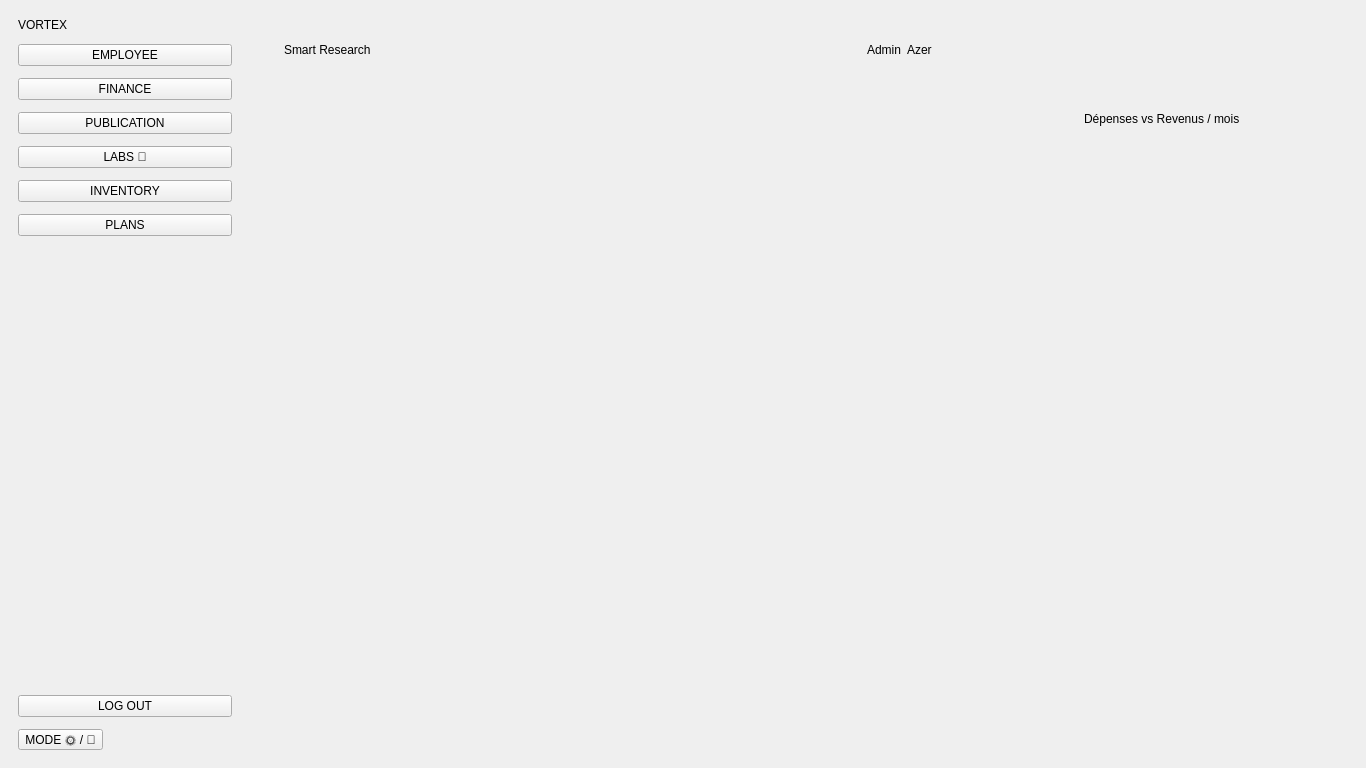
<?xml version="1.0" encoding="UTF-8"?>
<ui version="4.0">
 <class>SmartResearchPublicationManagement</class>
 <widget class="QMainWindow" name="SmartResearchPublicationManagement">
  <property name="geometry">
   <rect>
    <x>0</x>
    <y>0</y>
    <width>1366</width>
    <height>768</height>
   </rect>
  </property>
  <property name="windowTitle">
   <string>Smart Research Lab</string>
  </property>
  <widget class="QWidget" name="AppRoot">
   <layout class="QHBoxLayout" name="rootLayout">
    <property name="spacing">
     <number>0</number>
    </property>
    <property name="leftMargin">
     <number>0</number>
    </property>
    <property name="topMargin">
     <number>0</number>
    </property>
    <property name="rightMargin">
     <number>0</number>
    </property>
    <property name="bottomMargin">
     <number>0</number>
    </property>
    <item>
     <widget class="QFrame" name="Sidebar">
      <property name="minimumSize">
       <size>
        <width>250</width>
        <height>0</height>
       </size>
      </property>
      <property name="maximumSize">
       <size>
        <width>260</width>
        <height>16777215</height>
       </size>
      </property>
      <property name="frameShape">
       <enum>QFrame::Shape::NoFrame</enum>
      </property>
      <layout class="QVBoxLayout" name="sidebarLayout">
       <property name="spacing">
        <number>12</number>
       </property>
       <property name="leftMargin">
        <number>18</number>
       </property>
       <property name="topMargin">
        <number>18</number>
       </property>
       <property name="rightMargin">
        <number>18</number>
       </property>
       <property name="bottomMargin">
        <number>18</number>
       </property>
       <item>
        <widget class="QLabel" name="AppLogo">
         <property name="text">
          <string>VORTEX</string>
         </property>
        </widget>
       </item>
       <item>
        <widget class="QPushButton" name="BtnEmployee">
         <property name="text">
          <string>EMPLOYEE</string>
         </property>
        </widget>
       </item>
       <item>
        <widget class="QPushButton" name="BtnFinance">
         <property name="text">
          <string>FINANCE</string>
         </property>
        </widget>
       </item>
       <item>
        <widget class="QPushButton" name="BtnPublication">
         <property name="text">
          <string>PUBLICATION</string>
         </property>
        </widget>
       </item>
       <item>
        <widget class="QPushButton" name="BtnLabs">
         <property name="text">
          <string>LABS 🧪</string>
         </property>
        </widget>
       </item>
       <item>
        <widget class="QPushButton" name="BtnInventory">
         <property name="text">
          <string>INVENTORY</string>
         </property>
        </widget>
       </item>
       <item>
        <widget class="QPushButton" name="BtnPlans">
         <property name="text">
          <string>PLANS</string>
         </property>
        </widget>
       </item>
       <item>
        <spacer name="sideSpacer">
         <property name="orientation">
          <enum>Qt::Orientation::Vertical</enum>
         </property>
         <property name="sizeHint" stdset="0">
          <size>
           <width>20</width>
           <height>40</height>
          </size>
         </property>
        </spacer>
       </item>
       <item>
        <widget class="QPushButton" name="BtnLogout">
         <property name="text">
          <string>LOG OUT</string>
         </property>
        </widget>
       </item>
       <item>
        <widget class="QToolButton" name="BtnTheme">
         <property name="toolTip">
          <string>Changer le thème (Jour/Nuit)</string>
         </property>
         <property name="text">
          <string>MODE 🌞 / 🌚</string>
         </property>
        </widget>
       </item>
      </layout>
     </widget>
    </item>
    <item>
     <widget class="QFrame" name="MainArea">
      <property name="frameShape">
       <enum>QFrame::Shape::NoFrame</enum>
      </property>
      <layout class="QVBoxLayout" name="mainAreaLayout">
       <property name="spacing">
        <number>14</number>
       </property>
       <property name="leftMargin">
        <number>18</number>
       </property>
       <property name="topMargin">
        <number>18</number>
       </property>
       <property name="rightMargin">
        <number>18</number>
       </property>
       <property name="bottomMargin">
        <number>18</number>
       </property>
       <item>
        <widget class="QFrame" name="Topbar">
         <property name="minimumSize">
          <size>
           <width>0</width>
           <height>64</height>
          </size>
         </property>
         <property name="maximumSize">
          <size>
           <width>16777215</width>
           <height>64</height>
          </size>
         </property>
         <property name="frameShape">
          <enum>QFrame::Shape::NoFrame</enum>
         </property>
         <layout class="QHBoxLayout" name="topbarLayout">
          <property name="leftMargin">
           <number>16</number>
          </property>
          <property name="topMargin">
           <number>10</number>
          </property>
          <property name="rightMargin">
           <number>16</number>
          </property>
          <property name="bottomMargin">
           <number>10</number>
          </property>
          <item>
           <widget class="QLabel" name="PageTitle">
            <property name="text">
             <string>Smart Research</string>
            </property>
           </widget>
          </item>
          <item>
           <spacer name="topSpacer">
            <property name="orientation">
             <enum>Qt::Orientation::Horizontal</enum>
            </property>
            <property name="sizeHint" stdset="0">
             <size>
              <width>40</width>
              <height>20</height>
             </size>
            </property>
           </spacer>
          </item>
          <item>
           <widget class="QFrame" name="UserChip">
            <property name="frameShape">
             <enum>QFrame::Shape::NoFrame</enum>
            </property>
            <layout class="QHBoxLayout" name="userChipLayout">
             <property name="leftMargin">
              <number>12</number>
             </property>
             <property name="topMargin">
              <number>8</number>
             </property>
             <property name="rightMargin">
              <number>12</number>
             </property>
             <property name="bottomMargin">
              <number>8</number>
             </property>
             <item>
              <widget class="QLabel" name="UserRole">
               <property name="text">
                <string>Admin</string>
               </property>
              </widget>
             </item>
             <item>
              <widget class="QLabel" name="UserName">
               <property name="text">
                <string>Azer</string>
               </property>
              </widget>
             </item>
             <item>
              <spacer name="userSpacer">
               <property name="orientation">
                <enum>Qt::Orientation::Horizontal</enum>
               </property>
               <property name="sizeHint" stdset="0">
                <size>
                 <width>40</width>
                 <height>20</height>
                </size>
               </property>
              </spacer>
             </item>
            </layout>
           </widget>
          </item>
         </layout>
        </widget>
       </item>
       <item>
        <layout class="QHBoxLayout" name="bodyLayout">
         <property name="spacing">
          <number>14</number>
         </property>
         <item>
          <widget class="QStackedWidget" name="Pages">
           <widget class="QWidget" name="PageFinance">
            <layout class="QVBoxLayout" name="financeLayout">
             <property name="spacing">
              <number>14</number>
             </property>
             <property name="leftMargin">
              <number>0</number>
             </property>
             <property name="topMargin">
              <number>0</number>
             </property>
             <property name="rightMargin">
              <number>0</number>
             </property>
             <property name="bottomMargin">
              <number>0</number>
             </property>
            </layout>
           </widget>
           <widget class="QWidget" name="PageEmployee">
            <layout class="QVBoxLayout" name="empLayout"/>
           </widget>
           <widget class="QWidget" name="PagePublication">
            <layout class="QVBoxLayout" name="pubLayout"/>
           </widget>
           <widget class="QWidget" name="PageLabs">
            <layout class="QVBoxLayout" name="pageLabsLayout">
             <property name="leftMargin">
              <number>0</number>
             </property>
             <property name="topMargin">
              <number>0</number>
             </property>
             <property name="rightMargin">
              <number>0</number>
             </property>
             <property name="bottomMargin">
              <number>0</number>
             </property>
            </layout>
           </widget>
           <widget class="QWidget" name="PageInventory">
            <layout class="QVBoxLayout" name="invRootLayout">
             <property name="spacing">
              <number>14</number>
             </property>
             <property name="leftMargin">
              <number>0</number>
             </property>
             <property name="topMargin">
              <number>0</number>
             </property>
             <property name="rightMargin">
              <number>0</number>
             </property>
             <property name="bottomMargin">
              <number>0</number>
             </property>
             <item>
              <widget class="QStackedWidget" name="InventoryStack">
               <property name="currentIndex">
                <number>0</number>
               </property>
               <widget class="QWidget" name="InventoryContent">
                <layout class="QVBoxLayout" name="inventoryLayout">
                 <property name="spacing">
                  <number>14</number>
                 </property>
                 <property name="leftMargin">
                  <number>0</number>
                 </property>
                 <property name="topMargin">
                  <number>0</number>
                 </property>
                 <property name="rightMargin">
                  <number>0</number>
                 </property>
                 <property name="bottomMargin">
                  <number>0</number>
                 </property>
                 <item>
                  <widget class="QFrame" name="InventoryCardFilter">
                   <property name="frameShape">
                    <enum>QFrame::Shape::NoFrame</enum>
                   </property>
                   <layout class="QGridLayout" name="inventoryFilterGrid">
                    <property name="leftMargin">
                     <number>16</number>
                    </property>
                    <property name="topMargin">
                     <number>16</number>
                    </property>
                    <property name="rightMargin">
                     <number>16</number>
                    </property>
                    <property name="bottomMargin">
                     <number>16</number>
                    </property>
                    <property name="horizontalSpacing">
                     <number>12</number>
                    </property>
                    <property name="verticalSpacing">
                     <number>10</number>
                    </property>
                    <item row="0" column="0">
                     <widget class="QLabel" name="LblInventorySearch">
                      <property name="text">
                       <string>Recherche</string>
                      </property>
                     </widget>
                    </item>
                    <item row="0" column="1">
                     <widget class="QLabel" name="LblInventoryType">
                      <property name="text">
                       <string>Type</string>
                      </property>
                     </widget>
                    </item>
                    <item row="0" column="2">
                     <widget class="QLabel" name="LblInventoryStatus">
                      <property name="text">
                       <string>Statut</string>
                      </property>
                     </widget>
                    </item>
                    <item row="0" column="3">
                     <widget class="QLabel" name="LblInventoryZone">
                      <property name="text">
                       <string>Zone</string>
                      </property>
                     </widget>
                    </item>
                    <item row="1" column="0">
                     <widget class="QLineEdit" name="InventorySearch">
                      <property name="placeholderText">
                       <string>ID, nom, SKU…</string>
                      </property>
                     </widget>
                    </item>
                    <item row="1" column="1">
                     <widget class="QComboBox" name="InventoryType"/>
                    </item>
                    <item row="1" column="2">
                     <widget class="QComboBox" name="InventoryStatus"/>
                    </item>
                    <item row="1" column="3">
                     <widget class="QComboBox" name="InventoryZone"/>
                    </item>
                    <item row="1" column="4">
                     <widget class="QPushButton" name="BtnInventoryApply">
                      <property name="text">
                       <string>Appliquer</string>
                      </property>
                      <property name="property" stdset="0">
                       <string>primary</string>
                      </property>
                     </widget>
                    </item>
                   </layout>
                  </widget>
                 </item>
                 <item>
                  <widget class="QFrame" name="InventoryCardTable">
                   <property name="frameShape">
                    <enum>QFrame::Shape::NoFrame</enum>
                   </property>
                   <layout class="QVBoxLayout" name="inventoryTableLayout">
                    <property name="spacing">
                     <number>10</number>
                    </property>
                    <property name="leftMargin">
                     <number>16</number>
                    </property>
                    <property name="topMargin">
                     <number>16</number>
                    </property>
                    <property name="rightMargin">
                     <number>16</number>
                    </property>
                    <property name="bottomMargin">
                     <number>16</number>
                    </property>
                    <item>
                     <widget class="QLabel" name="InventoryTitle">
                      <property name="text">
                       <string>Inventaire</string>
                      </property>
                     </widget>
                    </item>
                    <item>
                     <widget class="QTableWidget" name="TableInventory">
                      <property name="editTriggers">
                       <set>QAbstractItemView::EditTrigger::NoEditTriggers</set>
                      </property>
                      <property name="alternatingRowColors">
                       <bool>true</bool>
                      </property>
                      <property name="selectionBehavior">
                       <enum>QAbstractItemView::SelectionBehavior::SelectRows</enum>
                      </property>
                      <property name="showGrid">
                       <bool>false</bool>
                      </property>
                      <property name="sortingEnabled">
                       <bool>true</bool>
                      </property>
                      <property name="cornerButtonEnabled">
                       <bool>false</bool>
                      </property>
                      <column>
                       <property name="text">
                        <string>ID</string>
                       </property>
                      </column>
                      <column>
                       <property name="text">
                        <string>Nom</string>
                       </property>
                      </column>
                      <column>
                       <property name="text">
                        <string>SKU</string>
                       </property>
                      </column>
                      <column>
                       <property name="text">
                        <string>Type</string>
                       </property>
                      </column>
                      <column>
                       <property name="text">
                        <string>Qt Av.</string>
                       </property>
                      </column>
                      <column>
                       <property name="text">
                        <string>Qt Rs.</string>
                       </property>
                      </column>
                      <column>
                       <property name="text">
                        <string>Seuil</string>
                       </property>
                      </column>
                      <column>
                       <property name="text">
                        <string>Unité</string>
                       </property>
                      </column>
                      <column>
                       <property name="text">
                        <string>Prix</string>
                       </property>
                      </column>
                      <column>
                       <property name="text">
                        <string>Zone</string>
                       </property>
                      </column>
                      <column>
                       <property name="text">
                        <string>Étagère</string>
                       </property>
                      </column>
                      <column>
                       <property name="text">
                        <string>Statut</string>
                       </property>
                      </column>
                     </widget>
                    </item>
                    <item>
                     <layout class="QHBoxLayout" name="inventoryActions">
                      <property name="spacing">
                       <number>10</number>
                      </property>
                      <item>
                       <widget class="QPushButton" name="BtnInventoryAdd">
                        <property name="text">
                         <string>Ajouter➕</string>
                        </property>
                        <property name="property" stdset="0">
                         <string>primary</string>
                        </property>
                       </widget>
                      </item>
                      <item>
                       <widget class="QPushButton" name="BtnInventoryEdit">
                        <property name="text">
                         <string>Modifier  🖎</string>
                        </property>
                        <property name="property" stdset="0">
                         <string>ghost</string>
                        </property>
                       </widget>
                      </item>
                      <item>
                       <widget class="QPushButton" name="BtnInventoryDelete">
                        <property name="text">
                         <string>Supprimer❌</string>
                        </property>
                        <property name="property" stdset="0">
                         <string>danger</string>
                        </property>
                       </widget>
                      </item>
                      <item>
                       <spacer name="inventorySpacer">
                        <property name="orientation">
                         <enum>Qt::Orientation::Horizontal</enum>
                        </property>
                        <property name="sizeHint" stdset="0">
                         <size>
                          <width>40</width>
                          <height>20</height>
                         </size>
                        </property>
                       </spacer>
                      </item>
                      <item>
                       <widget class="QPushButton" name="BtnInventoryExport">
                        <property name="text">
                         <string>Exporter PDF ⬇️</string>
                        </property>
                        <property name="property" stdset="0">
                         <string>chip</string>
                        </property>
                       </widget>
                      </item>
                     </layout>
                    </item>
                   </layout>
                  </widget>
                 </item>
                </layout>
               </widget>
               <widget class="QWidget" name="InventoryPopup">
                <layout class="QVBoxLayout" name="inventoryPopupLayout">
                 <property name="leftMargin">
                  <number>0</number>
                 </property>
                 <property name="topMargin">
                  <number>0</number>
                 </property>
                 <property name="rightMargin">
                  <number>0</number>
                 </property>
                 <property name="bottomMargin">
                  <number>0</number>
                 </property>
                 <item>
                  <widget class="QFrame" name="InventoryOverlay">
                   <property name="frameShape">
                    <enum>QFrame::Shape::NoFrame</enum>
                   </property>
                   <layout class="QVBoxLayout" name="inventoryOverlayLayout">
                    <property name="leftMargin">
                     <number>0</number>
                    </property>
                    <property name="topMargin">
                     <number>0</number>
                    </property>
                    <property name="rightMargin">
                     <number>0</number>
                    </property>
                    <property name="bottomMargin">
                     <number>0</number>
                    </property>
                    <item>
                     <spacer name="inventoryOverlayTop">
                      <property name="orientation">
                       <enum>Qt::Orientation::Vertical</enum>
                      </property>
                      <property name="sizeHint" stdset="0">
                       <size>
                        <width>20</width>
                        <height>40</height>
                       </size>
                      </property>
                     </spacer>
                    </item>
                    <item>
                     <layout class="QHBoxLayout" name="inventoryCenterRow">
                      <item>
                       <spacer name="inventoryOverlayLeft">
                        <property name="orientation">
                         <enum>Qt::Orientation::Horizontal</enum>
                        </property>
                        <property name="sizeHint" stdset="0">
                         <size>
                          <width>40</width>
                          <height>20</height>
                         </size>
                        </property>
                       </spacer>
                      </item>
                      <item>
                       <widget class="QFrame" name="PopupInventoryCard">
                        <property name="minimumSize">
                         <size>
                          <width>760</width>
                          <height>0</height>
                         </size>
                        </property>
                        <property name="frameShape">
                         <enum>QFrame::Shape::NoFrame</enum>
                        </property>
                        <layout class="QVBoxLayout" name="popupInventoryLayout">
                         <property name="spacing">
                          <number>12</number>
                         </property>
                         <property name="leftMargin">
                          <number>18</number>
                         </property>
                         <property name="topMargin">
                          <number>18</number>
                         </property>
                         <property name="rightMargin">
                          <number>18</number>
                         </property>
                         <property name="bottomMargin">
                          <number>18</number>
                         </property>
                         <item>
                          <layout class="QHBoxLayout" name="popupInventoryHeader">
                           <item>
                            <widget class="QLabel" name="PopupTitleInventory">
                             <property name="text">
                              <string>Ajouter un produit</string>
                             </property>
                            </widget>
                           </item>
                           <item>
                            <spacer name="popupInventoryHeaderSpacer">
                             <property name="orientation">
                              <enum>Qt::Orientation::Horizontal</enum>
                             </property>
                             <property name="sizeHint" stdset="0">
                              <size>
                               <width>40</width>
                               <height>20</height>
                              </size>
                             </property>
                            </spacer>
                           </item>
                           <item>
                            <widget class="QToolButton" name="BtnPopupCancelInventory">
                             <property name="toolTip">
                              <string>Fermer</string>
                             </property>
                             <property name="text">
                              <string>✕</string>
                             </property>
                            </widget>
                           </item>
                          </layout>
                         </item>
                         <item>
                          <widget class="QFrame" name="PopupInventoryForm">
                           <property name="frameShape">
                            <enum>QFrame::Shape::NoFrame</enum>
                           </property>
                           <layout class="QGridLayout" name="inventoryFormGrid">
                            <property name="horizontalSpacing">
                             <number>12</number>
                            </property>
                            <property name="verticalSpacing">
                             <number>10</number>
                            </property>
                            <item row="0" column="0">
                             <widget class="QLabel" name="LblIdProduct">
                              <property name="text">
                               <string>ID Produit</string>
                              </property>
                             </widget>
                            </item>
                            <item row="0" column="1">
                             <widget class="QLineEdit" name="IdProduct">
                              <property name="placeholderText">
                               <string>PROD-001</string>
                              </property>
                             </widget>
                            </item>
                            <item row="0" column="2">
                             <widget class="QLabel" name="LblName">
                              <property name="text">
                               <string>Nom</string>
                              </property>
                             </widget>
                            </item>
                            <item row="0" column="3">
                             <widget class="QLineEdit" name="Name">
                              <property name="placeholderText">
                               <string>Nom du produit</string>
                              </property>
                             </widget>
                            </item>
                            <item row="1" column="0">
                             <widget class="QLabel" name="LblSku">
                              <property name="text">
                               <string>SKU</string>
                              </property>
                             </widget>
                            </item>
                            <item row="1" column="1">
                             <widget class="QLineEdit" name="Sku">
                              <property name="placeholderText">
                               <string>SKU-001</string>
                              </property>
                             </widget>
                            </item>
                            <item row="1" column="2">
                             <widget class="QLabel" name="LblType">
                              <property name="text">
                               <string>Type</string>
                              </property>
                             </widget>
                            </item>
                            <item row="1" column="3">
                             <widget class="QComboBox" name="Type">
                              <property name="placeholderText">
                               <string>Sélectionner type</string>
                              </property>
                             </widget>
                            </item>
                            <item row="2" column="0">
                             <widget class="QLabel" name="LblQtAv">
                              <property name="text">
                               <string>Qt Disponible</string>
                              </property>
                             </widget>
                            </item>
                            <item row="2" column="1">
                             <widget class="QSpinBox" name="QtAv">
                              <property name="minimum">
                               <number>0</number>
                              </property>
                              <property name="maximum">
                               <number>10000</number>
                              </property>
                             </widget>
                            </item>
                            <item row="2" column="2">
                             <widget class="QLabel" name="LblQtRs">
                              <property name="text">
                               <string>Qt Réservée</string>
                              </property>
                             </widget>
                            </item>
                            <item row="2" column="3">
                             <widget class="QSpinBox" name="QtRs">
                              <property name="minimum">
                               <number>0</number>
                              </property>
                              <property name="maximum">
                               <number>10000</number>
                              </property>
                             </widget>
                            </item>
                            <item row="3" column="0">
                             <widget class="QLabel" name="LblThreshold">
                              <property name="text">
                               <string>Seuil min</string>
                              </property>
                             </widget>
                            </item>
                            <item row="3" column="1">
                             <widget class="QSpinBox" name="Threshold">
                              <property name="minimum">
                               <number>0</number>
                              </property>
                              <property name="maximum">
                               <number>10000</number>
                              </property>
                             </widget>
                            </item>
                            <item row="3" column="2">
                             <widget class="QLabel" name="LblUnit">
                              <property name="text">
                               <string>Unité</string>
                              </property>
                             </widget>
                            </item>
                            <item row="3" column="3">
                             <widget class="QComboBox" name="Unit">
                              <property name="placeholderText">
                               <string>Sélectionner unité</string>
                              </property>
                             </widget>
                            </item>
                            <item row="4" column="0">
                             <widget class="QLabel" name="LblPrice">
                              <property name="text">
                               <string>Prix (€)</string>
                              </property>
                             </widget>
                            </item>
                            <item row="4" column="1">
                             <widget class="QDoubleSpinBox" name="Price">
                              <property name="prefix">
                               <string>€ </string>
                              </property>
                              <property name="decimals">
                               <number>2</number>
                              </property>
                              <property name="minimum">
                               <double>0.000000000000000</double>
                              </property>
                              <property name="maximum">
                               <double>100000.000000000000000</double>
                              </property>
                             </widget>
                            </item>
                            <item row="4" column="2">
                             <widget class="QLabel" name="LblStatus">
                              <property name="text">
                               <string>Statut</string>
                              </property>
                             </widget>
                            </item>
                            <item row="4" column="3">
                             <widget class="QComboBox" name="Status">
                              <property name="placeholderText">
                               <string>Sélectionner statut</string>
                              </property>
                             </widget>
                            </item>
                            <item row="5" column="0">
                             <widget class="QLabel" name="LblZone">
                              <property name="text">
                               <string>Zone</string>
                              </property>
                             </widget>
                            </item>
                            <item row="5" column="1">
                             <widget class="QComboBox" name="Zone">
                              <property name="placeholderText">
                               <string>Sélectionner zone</string>
                              </property>
                             </widget>
                            </item>
                            <item row="5" column="2">
                             <widget class="QLabel" name="LblShelf">
                              <property name="text">
                               <string>Étagère</string>
                              </property>
                             </widget>
                            </item>
                            <item row="5" column="3">
                             <widget class="QComboBox" name="Shelf">
                              <property name="placeholderText">
                               <string>Sélectionner étagère</string>
                              </property>
                             </widget>
                            </item>
                           </layout>
                          </widget>
                         </item>
                         <item>
                          <layout class="QHBoxLayout" name="popupInventoryActions">
                           <item>
                            <spacer name="popupInventoryActionsLeft">
                             <property name="orientation">
                              <enum>Qt::Orientation::Horizontal</enum>
                             </property>
                             <property name="sizeHint" stdset="0">
                              <size>
                               <width>40</width>
                               <height>20</height>
                              </size>
                             </property>
                            </spacer>
                           </item>
                           <item>
                            <widget class="QPushButton" name="BtnPopupSaveInventory">
                             <property name="text">
                              <string>Enregistrer</string>
                             </property>
                             <property name="property" stdset="0">
                              <string>primary</string>
                             </property>
                            </widget>
                           </item>
                           <item>
                            <widget class="QPushButton" name="BtnPopupResetInventory">
                             <property name="text">
                              <string>Vider</string>
                             </property>
                             <property name="property" stdset="0">
                              <string>ghost</string>
                             </property>
                            </widget>
                           </item>
                          </layout>
                         </item>
                        </layout>
                       </widget>
                      </item>
                      <item>
                       <spacer name="inventoryOverlayRight">
                        <property name="orientation">
                         <enum>Qt::Orientation::Horizontal</enum>
                        </property>
                        <property name="sizeHint" stdset="0">
                         <size>
                          <width>40</width>
                          <height>20</height>
                         </size>
                        </property>
                       </spacer>
                      </item>
                     </layout>
                    </item>
                    <item>
                     <spacer name="inventoryOverlayBottom">
                      <property name="orientation">
                       <enum>Qt::Orientation::Vertical</enum>
                      </property>
                      <property name="sizeHint" stdset="0">
                       <size>
                        <width>20</width>
                        <height>40</height>
                       </size>
                      </property>
                     </spacer>
                    </item>
                   </layout>
                  </widget>
                 </item>
                </layout>
               </widget>
              </widget>
             </item>
            </layout>
           </widget>
           <widget class="QWidget" name="PagePlans">
            <layout class="QVBoxLayout" name="plansLayout"/>
           </widget>
          </widget>
         </item>
         <item>
          <widget class="QFrame" name="RightPanel">
           <property name="minimumSize">
            <size>
             <width>280</width>
             <height>0</height>
            </size>
           </property>
           <property name="maximumSize">
            <size>
             <width>320</width>
             <height>16777215</height>
            </size>
           </property>
           <property name="frameShape">
            <enum>QFrame::Shape::NoFrame</enum>
           </property>
           <layout class="QVBoxLayout" name="rightPanelLayout">
            <property name="spacing">
             <number>14</number>
            </property>
            <property name="leftMargin">
             <number>0</number>
            </property>
            <property name="topMargin">
             <number>0</number>
            </property>
            <property name="rightMargin">
             <number>0</number>
            </property>
            <property name="bottomMargin">
             <number>0</number>
            </property>
            <item>
             <widget class="QFrame" name="CardStats">
              <property name="frameShape">
               <enum>QFrame::Shape::NoFrame</enum>
              </property>
              <layout class="QVBoxLayout" name="statsCardLayout">
               <property name="spacing">
                <number>10</number>
               </property>
               <property name="leftMargin">
                <number>16</number>
               </property>
               <property name="topMargin">
                <number>16</number>
               </property>
               <property name="rightMargin">
                <number>16</number>
               </property>
               <property name="bottomMargin">
                <number>16</number>
               </property>
               <item>
                <widget class="QLabel" name="StatsTitle">
                 <property name="text">
                  <string>Dépenses vs Revenus / mois</string>
                 </property>
                </widget>
               </item>
               <item>
                <widget class="QFrame" name="ChartPlaceholder">
                 <property name="minimumSize">
                  <size>
                   <width>0</width>
                   <height>260</height>
                  </size>
                 </property>
                 <property name="frameShape">
                  <enum>QFrame::Shape::NoFrame</enum>
                 </property>
                </widget>
               </item>
              </layout>
             </widget>
            </item>
            <item>
             <spacer name="rightSpacer">
              <property name="orientation">
               <enum>Qt::Orientation::Vertical</enum>
              </property>
              <property name="sizeHint" stdset="0">
               <size>
                <width>20</width>
                <height>40</height>
               </size>
              </property>
             </spacer>
            </item>
           </layout>
          </widget>
         </item>
        </layout>
       </item>
      </layout>
     </widget>
    </item>
   </layout>
  </widget>
 </widget>
 <resources/>
 <connections/>
</ui>
